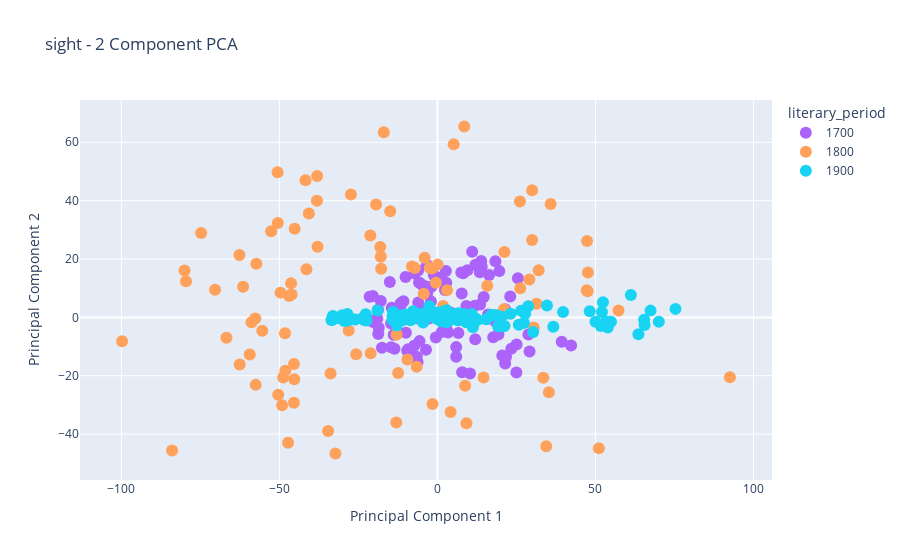
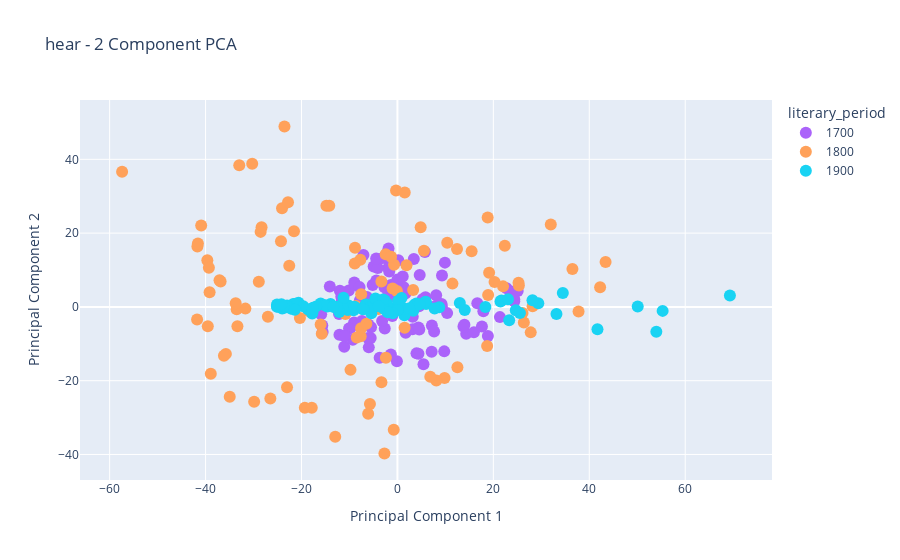

The cell these charts' notebook holds for them, in order:
### Code cell
modality_dict = {'sight': sight_df, 'hear': hear_df, 'touch': touch_df, 'taste': taste_df, 'smell': smell_df}
k = 2

for modality, df in modality_dict.items():
    fig = px.scatter(
                df,
                color=df["literary_period"],
                color_discrete_map={'1700': '#1f77b4', '1800': '#2ca02c', '1900': '#d62728'},
                x=df['Principal Component 1'],
                y=df['Principal Component 2'],
                hover_data=df.columns[:-1 * k],
                custom_data=df.columns[:-1 * k],
                title= modality + " - " + str(k) + " Component PCA")
    fig.update_traces(marker=dict(size=12,))
    fig.write_html('../visuals/' + modality + '_pca_plot.html')
    fig.show()

    fig, ax = plt.subplots()
    for i,d in df.groupby('literary_period'):
        ax.scatter(d['Principal Component 1'], d['Principal Component 2'], label=i)
    plt.title(modality + " - " + str(k) + " Component PCA")
    plt.xlabel('Principal Component 1')
    plt.ylabel('Principal Component 2')
    plt.legend(loc="upper right")
    plt.grid(True)
    plt.savefig('../visuals/' + modality + '_pca_plot.pdf')
